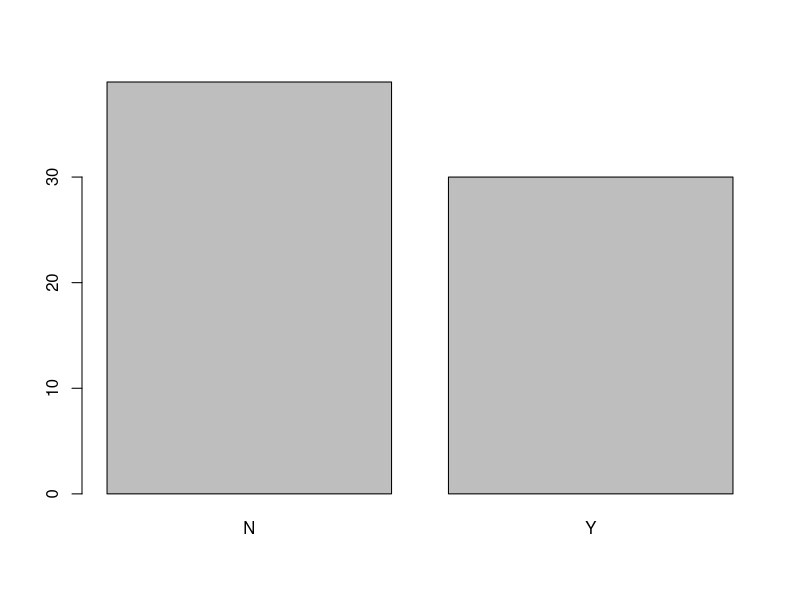
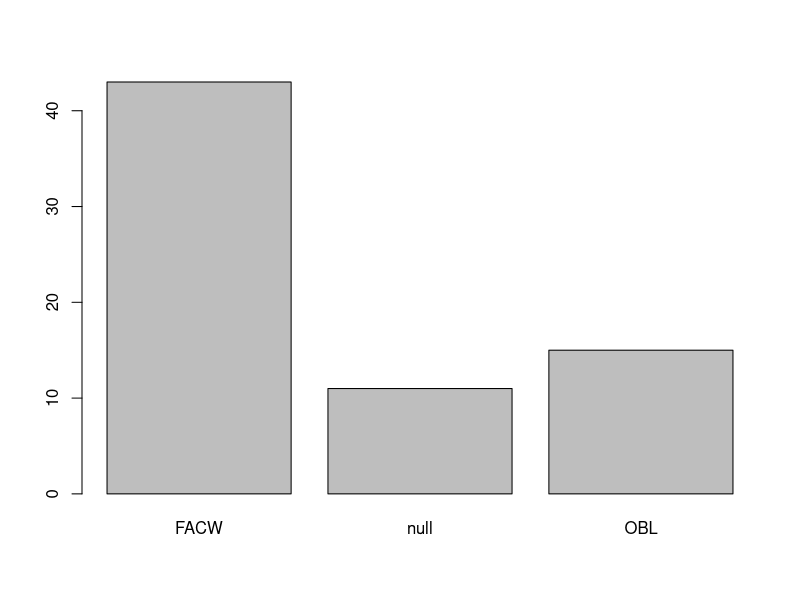
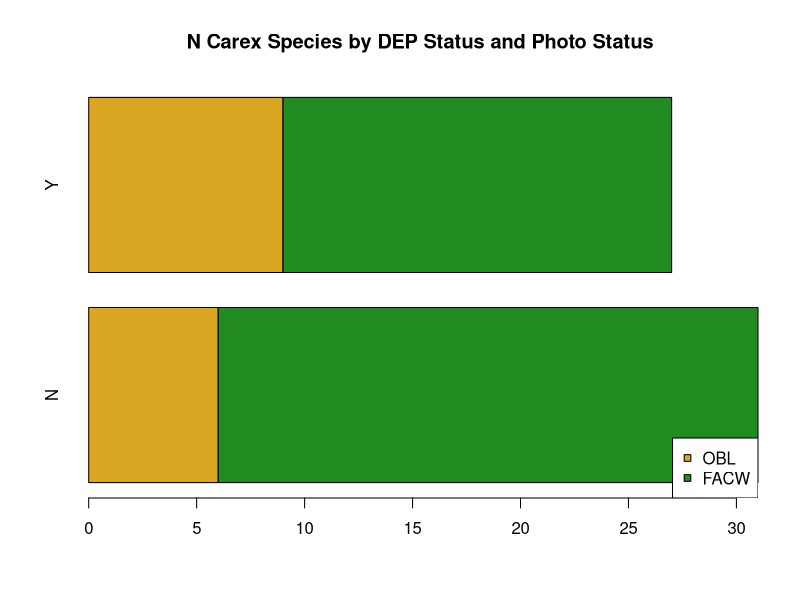
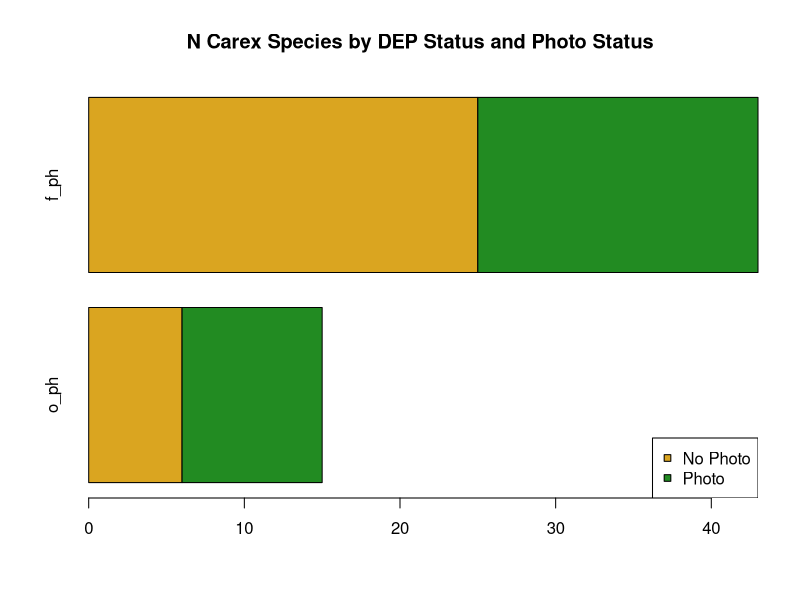

The R source for these figures, in order: (Note: this script raises an error after producing the figures.)
###N FL Carex stuff

#Libraries

library(spData)
library(sf)
data("us_states")

carex_cnty = read.csv("data/Carex_spsearch.csv", header = TRUE)

#Fast takes on how many have photos in the database and where we might find them wetland-wise.

photos = table(carex_cnty$Photo.s.)

barplot(photos)

wetland = table(carex_cnty$DEP)

barplot(wetland)

#Endangered/Listed

listed = carex_cnty[carex_cnty$Status.State == "Threatened-State", ]

listed

#Photos plus nativity.

#Step one, we break the first table down by native and introduced plants. Just subsetting using the binary "Y" or "N" in that column.

native = carex_cnty[carex_cnty$Native == "Y",]

introd = carex_cnty[carex_cnty$Native == "N",]

#Now that they're grouped, we use table() to give us a quick count of photo status in each category.

nat_ph = table(native$Photo.s.)
int_ph = table(introd$Photo.s.)

#These are tables with the same columns, so they can be glued together again.

photo_table = rbind(nat_ph, int_ph)

#We can do this for categories we already have.

OBLw = carex_cnty[carex_cnty$DEP == "OBL",]
FACw = carex_cnty[carex_cnty$DEP == "FACW",]

#Now we table them.

o_ph = table(OBLw$Photo.s.)
f_ph = table(FACw$Photo.s.)

#Now we bind them into one table

wtph_table = rbind(o_ph, f_ph)

#Now barplots

barplot(wtph_table, horiz = TRUE, main = "N Carex Species by DEP Status and Photo Status", col = c("goldenrod", "forestgreen"))
legend("bottomright", c("OBL", "FACW"), pch = 22, pt.bg = c("goldenrod", "forestgreen"))

#We insert a t() function around wtph_table here to transpose it.

barplot(t(wtph_table), horiz = TRUE, main = "N Carex Species by DEP Status and Photo Status", col = c("goldenrod", "forestgreen"))
legend("bottomright", c("No Photo", "Photo"), pch = 22, pt.bg = c("goldenrod", "forestgreen"))

#Mapping Chapmanii

chap = read.csv("data/C_chapmanii.csv", header = TRUE)

#Clean up data by removing NA values.


plottable = chap[chap$LatDecL != "null" & chap$LongDecL != "null",]

#Counties

counties = read_sf("mapping/cb_2024_us_county_500k/cb_2024_us_county_500k.shp")

#Subset county polygons by state

FL = counties$STATE_NAME == "Florida"
FL_counties = counties[FL, ]

#plot it

plot(FL_counties$geometry) #This plots just the shape of the counties
points(as.numeric(plottable$LongDecL), as.numeric(plottable$LatDecL), pch = 21, bg = "goldenrod") #This adds points from C. chapmanii table, note that we are forcing it to read the data as numbers.

#Look for last collections in Leon and Gadsden counties

chap$county == "Leon Co."
chap$county == "Gadsden Co."

#Looking at collecting/photo priorities - no photos/no specimens

colls = carex_cnty[carex_cnty$Photo.s. == "N" | carex_cnty$Specimens == "N", ]

coll_print = colls[, c(4,2,8,3,6,7)]

write.csv(coll_print, "carex_list.csv")
